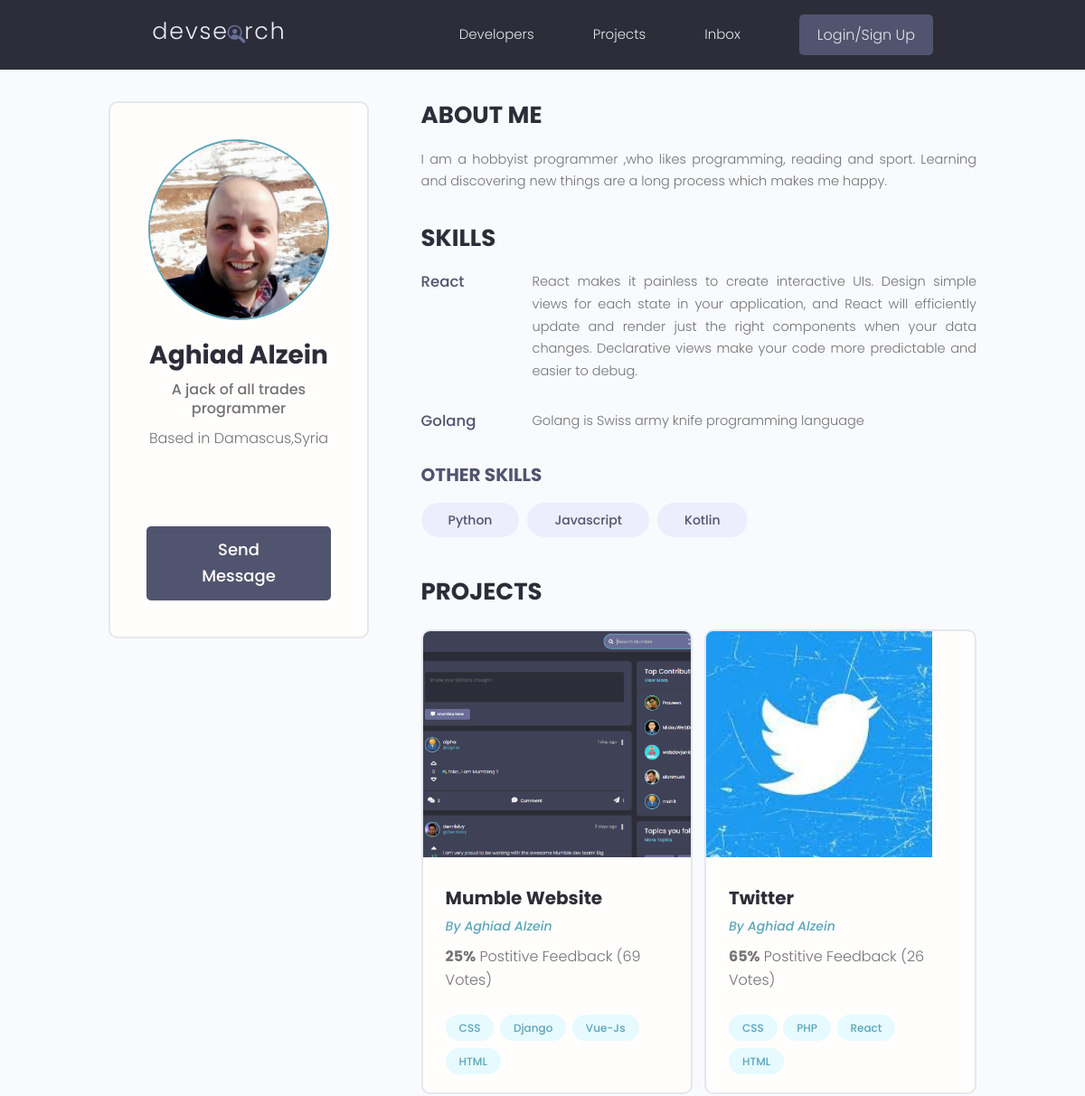
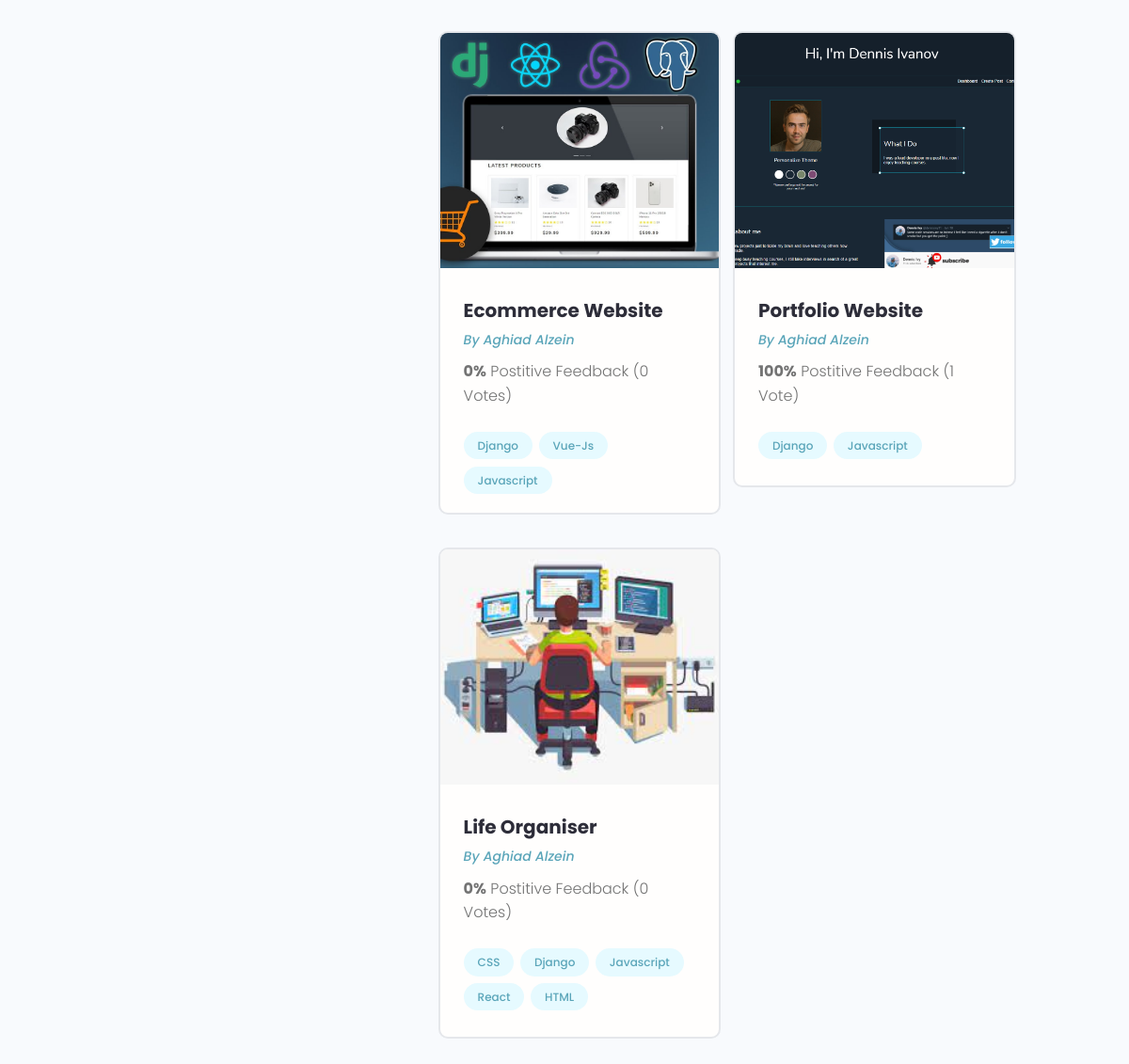
Page /profile/01c9105f-9104-4b9a-8207-34ed75b0db5d on the committed database (2 pictures, top to bottom).
### users/models.py (models this page shows, shortened)
class Profile(models.Model):
    user=models.OneToOneField(User,on_delete=models.CASCADE,null=True,blank=True)
    name=models.CharField(max_length=200,null=True,blank=True)
    email=models.EmailField(max_length=200,null=True,blank=True)
    username=models.CharField(max_length=200,blank=True,null=True)
    location=models.CharField(max_length=200,blank=True,null=True)
    short_intro=models.CharField(max_length=200,null=True,blank=True)
    bio=models.TextField(blank=True,null=True)
    profile_image=models.ImageField(blank=True,null=True,upload_to='profiles/',default='profiles/user-default.png')
    social_github=models.CharField(max_length=200,null=True,blank=True)
    social_twitter=models.CharField(max_length=200,null=True,blank=True)
    social_linkedin=models.CharField(max_length=200,null=True,blank=True)
    social_youtube=models.CharField(max_length=200,null=True,blank=True)
    social_website=models.CharField(max_length=200,null=True,blank=True)
    created=models.DateTimeField(auto_now_add=True)
    id=models.UUIDField(editable=False,primary_key=True,default=uuid.uuid4,unique=True)

class Skill(models.Model):
    owner=models.ForeignKey(
        Profile,on_delete=models.CASCADE,null=True,blank=True)
    name=models.CharField(max_length=200,null=True,blank=True)
    description=models.TextField(null=True,blank=True)
    created=models.DateTimeField(auto_now_add=True)
    id=models.UUIDField(
        default=uuid.uuid4,primary_key=True,unique=True,editable=False)

### projects/models.py (models this page shows, shortened)
class Project(models.Model):
    owner=models.ForeignKey(Profile,null=True,blank=True,on_delete=SET_NULL)
    title=models.CharField(max_length=200)
    description=models.TextField(null=True,blank=True)
    demo_link=models.CharField(max_length=2000,null=True,blank=True)
    source_link=models.CharField(max_length=2000,null=True,blank=True)
    featured_image=models.ImageField(null=True,blank=True,default='default.jpg')
    tags=models.ManyToManyField('Tag',blank=True)
    votes_total=models.IntegerField(default=0,null=True,blank=True)
    votes_ratio=models.IntegerField(default=0,null=True,blank=True)
    created=models.DateTimeField(auto_now_add=True)
    id=models.UUIDField(default=uuid.uuid4,primary_key=True,unique=True,editable=False)

class Tag(models.Model):
    name=models.CharField(max_length=100)
    created=models.DateTimeField(auto_now_add=True)
    id=models.UUIDField(default=uuid.uuid4,primary_key=True,unique=True,editable=False)

### users/views.py (the view)
# urls.py: path('profile/<str:pk>',views.userProfile,name='user-profile'),
def userProfile(request,pk):
    profile=Profile.objects.get(id=pk)
    topSkills=profile.skill_set.exclude(description__exact="")
    otherSkills=profile.skill_set.filter(description="")
    context={'profile':profile,'topSkills':topSkills,'otherSkills':otherSkills}
    return render(request,'users/user-profile.html',context)

### users/templates/users/user-profile.html (shortened to what this page needs)
{% extends 'main.html' %}
 {% block content %}
 <main class="profile my-md">
    <div class="container">
      <div class="layout">
        <div class="column column--1of3">
          <div class="card text-center">
            <div class="card__body dev">
              <img class="avatar avatar--xl" src="{{profile.profile_image.url}}" />
              <h2 class="dev__name">{{profile.name}}</h2>
              <p class="dev__title">{{profile.short_intro}}</p>
              <p class="dev__location">Based in {{profile.location}}</p>
              <ul class="dev__social">
              </ul>
              <a href="#" class="btn btn--sub btn--lg">Send Message </a>
            </div>
          </div>
        </div>
        <div class="column column--2of3">
          <div class="devInfo">
            <h3 class="devInfo__title">About Me</h3>
            <p class="devInfo__about">
                {{profile.bio}}
            </p>
          </div>
          <div class="devInfo">
            <h3 class="devInfo__title">Skills</h3>
            <div class="devInfo__skills">
                {% for skill in topSkills%}
              <div class="devSkill">
                <h4 class="devSkill__title">{{skill.name}}</h4>
                <p class="devSkill__info">
                    {{skill.description}}
                </p>
              </div>
              {% endfor %}
              <h3 class="devInfo__subtitle">Other Skills</h3>
              <div class="devInfo__otherSkills">
                  {% for skill in otherSkills%}
                <span class="tag tag--pill tag--sub tag--lg">
                  <small>{{skill.name}}</small>
                </span>
                {% endfor %}
              </div>
            </div>
          </div>
          <div class="devInfo">
            <h3 class="devInfo__title">Projects</h3>
            <div class="grid grid--two">
                {% for project in profile.project_set.all %}
              <div class="column">
                <div class="card project">
                  <a href="{% url 'project' project.id%}" class="project">
                    <img class="project__thumbnail" src="{{project.featured_image.url}}" alt="project thumbnail" />
                    <div class="card__body">
                      <h3 class="project__title">{{project.title}}</h3>
                      <p><a class="project__author" href="#">By {{profile.name}}</a></p>
                      <p class="project--rating">
                        <span style="font-weight: bold;">{{project.votes_ratio}}%</span> Postitive
                        Feedback ({{project.votes_total}} Vote{{project.votes_total|pluralize:"s"}})
                      </p>
                      <div class="project__tags">
                          {% for tag in project.tags.all %}
                        <span class="tag tag--pill tag--main">
                          <small>{{tag.name}}</small>
                        </span>
                            {% endfor %}
                      </div>
                    </div>
                  </a>
                </div>
              </div>
              {% endfor %}
            </div>
          </div>
        </div>
      </div>
    </div>
  </main>
 {% endblock content %}

### static/styles/app.css (style rules this page uses)
:root { --color-sub: #2d2d39; }
.btn--sub { background-color: var(--color-sub-light); }
.card { border: 2px solid var(--color-light); }
img { width: 100%; }
.profile .card > .dev { padding: 4rem; }
.dev__name { color: var(--color-sub); font-size: 2.8rem; font-weight: 700; margin-top: 1rem; margin-bottom: 0.5rem; }
.dev__title { font-size: 1.6rem; font-weight: 500; line-height: 1.3; }
.dev__location { margin-top: 1rem; }
.dev__social { margin: 3rem 0; list-style: none; display: flex; justify-content: center; gap: 1.5rem; }
.devInfo { margin-bottom: 3rem; }
.devInfo__title, .devInfo__subtitle { font-size: 2.6rem; color: var(--color-sub); text-transform: uppercase; font-weight: 700; margin-bottom: 1.5rem; }
.devInfo__subtitle { font-size: 2rem; color: var(--color-sub-light); }
.devInfo__about, .devSkill__info { font-size: 1.45rem; line-height: 1.7; text-align: justify; }
.devSkill { margin-bottom: 3rem; }
.devSkill__title { font-size: 1.65rem; font-weight: 500; color: var(--color-sub-light); }
@media screen and (min-width: 700px) { .devSkill { display: flex; justify-content: space-between; gap: 3rem; } }
@media screen and (min-width: 700px) { .devSkill__info { flex-basis: 80%; } }
.project__author { font-size: 1.4rem; font-style: italic; }
.project--rating { margin-bottom: 1.6em; margin-top: .5em; }
.project__thumbnail { height: 25rem; object-fit: cover; object-position: top center; }
.project__title { font-size: 2rem; font-weight: 700; color: var(--color-sub); }

### static/uikit/styles/modules/_variables.css (style rules this page uses)
:root { --color-main: #5aa5b9; --color-main-light: #e6faff; --color-sub: #3f4156; --color-sub-light: #51546e; --color-sub-lighter: #ededfd; --color-text: #737373; --color-gray: #8b8b8b; --color-light: #e5e7eb; --color-light-gray: #767676; --color-bg: #f8fafd; --color-white: #fffefd; --color-white-light: #f3f3f3; --color-success: #359e64; --color-success-bg: #def8e8; --color-error: #fc4b0b; --color-error-bg: #fff2ee; --font-base: 'Poppins', arial, helvetica, 'Segoe UI', roboto, ubuntu, sans-serif; --font-monospace: 'Fira Code', 'Courier New', courier, monospace; --font-regular: 300; --font-medium: 500; --font-bold: 700; --generic-shadow: 1px 1px 5px #00000010; --generic-transition: all 0.3s ease-in-out; }

### static/uikit/styles/modules/_base.css (style rules this page uses)
* { margin: 0; padding: 0; box-sizing: border-box; text-rendering: optimizeLegibility; color: inherit; font-size: inherit; }
html { font-size: 50%; }
@media only screen and (min-width: 480px) { html { font-size: 56.25%; } }
@media only screen and (min-width: 1200px) { html { font-size: 62.5%; } }
body { line-height: 1.6; font-weight: 400; font-size: 1.5rem; color: var(--color-text); background-color: var(--color-bg); min-height: 100vh; }

### static/uikit/styles/modules/_typography.css (style rules this page uses)
* { font-family: var(--font-base); }
h2 { font-size: 3.6rem; font-weight: var(--font-bold); }
h3 { font-size: 3.2rem; font-weight: var(--font-medium); }
h4 { font-size: 2.8rem; font-weight: var(--font-medium); }
p, span, strong { font-size: 1.6rem; color: var(--color-text); font-weight: var(--font-regular); }
a { padding-bottom: 2px; text-decoration: none; display: inline-block; color: var(--color-main); font-weight: var(--font-medium); }

### static/uikit/styles/modules/_utilities.css (style rules this page uses)
.container { width: 92%; max-width: 165rem; margin: 0 auto; box-sizing: border-box; }
@media screen and (min-width: 1000px) { .container { width: 90%; } }
@media screen and (min-width: 1200px) { .container { width: 80%; } }
.text-center { text-align: center; }
.my-md { margin: 3rem auto; }

### static/uikit/styles/modules/_avatar.css (style rules this page uses)
.avatar { border-radius: 50%; border: 2px solid var(--color-main); object-fit: cover; }
.avatar--xl { height: 20rem; width: 20rem; }

### static/uikit/styles/modules/_button.css (style rules this page uses)
.btn { display: inline-block; position: relative; cursor: pointer; background-color: var(--color-light); font-weight: var(--font-medium); color: var(--color-sub); text-decoration: none; padding: 1rem 2rem; border-radius: 0.5rem; border: none; width: -webkit-fit-content; width: -moz-fit-content; width: fit-content; height: -webkit-fit-content; height: -moz-fit-content; height: fit-content; font-size: 1.6rem; outline-width: 0; outline-color: transparent; -webkit-backface-visibility: hidden; backface-visibility: hidden; transition: all 0.3s ease-in-out; }
.btn--sub { background-color: var(--color-sub); color: var(--color-white); }
.btn--lg { font-size: 1.8rem; padding: 1.2rem 4.5rem; }

### static/uikit/styles/modules/_card.css (style rules this page uses)
.card { border-radius: 1rem; background-color: var(--color-white); border: 1.5px solid var(--color-light); width: auto; height: auto; margin-top: 0.5rem; margin-bottom: 0.5rem; overflow: hidden; }
.card__body, .card__header { padding: 2rem 2.5rem; }

### rows in the picture
Profile: profile_image (picture), name "Aghiad Alzein", short_intro "A jack of all trades programmer", location "Damascus,Syria", bio "I am a hobbyist programmer ,who likes programming, reading and sport. Learning and discovering new things are a long process which makes me happy."
Skill: name "React", description "React makes it painless to create interactive UIs. Design simple views for each state in your application, and React will efficiently update and render just the right components when your data changes. Declarative views make your code more predictable and easier to debug."
Skill: name "Golang", description "Golang is Swiss army knife programming language"
Skill: name "Python"
Skill: name "Javascript"
Skill: name "Kotlin"
Project: featured_image (picture), title "Mumble Website", votes_ratio "25", votes_total "69"
Tag: name "CSS"
Tag: name "Django"
Tag: name "Vue-Js"
Tag: name "HTML"
Project: featured_image (picture), title "Twitter", votes_ratio "65", votes_total "26"
Tag: name "PHP"
Tag: name "React"
Project: featured_image (picture), title "Ecommerce Website", votes_ratio "0", votes_total "0"
Tag: name "Javascript"
Project: featured_image (picture), title "Portfolio Website", votes_ratio "100", votes_total "1"
Project: featured_image (picture), title "Life Organiser", votes_ratio "0", votes_total "0"
